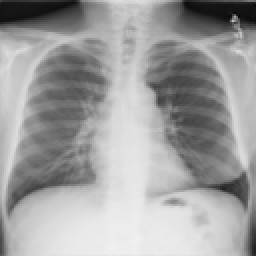
#> input picture Comparisons/Normalized Data/synth/cxr/Emphysema_generated_27.png, 128 x 128 px (shown 2 times larger)
$ python -i combined_lung_segmentation.py   (imports and definitions only)   (older library calls are emulated)
#> lines starting #> are read from the running program, lines starting #| are printed output that depends on the picture; after the words box and inside, x2 and y2 are one past the last pixel; in counts of white or black regions, pixels touching at a corner belong together
#> further down, picture is the input picture: shape (128, 128); min 7, max 241, mean 159.8
import os
import cv2
import numpy as np
from tqdm import tqdm
import matplotlib.pyplot as plt

# -----------------------------
# PATH SETTINGS
# -----------------------------
# Original dataset
BASE_DIR = "data/COVIDQU/Lung Segmentation Data/Test/Non-COVID"
IMG_DIR = os.path.join(BASE_DIR, "images")
MASK_DIR = os.path.join(BASE_DIR, "lung masks")

# Synthetic dataset
SYNTH_BASE_DIR = "data/synth"
SYNTH_FOLDERS = [str(i) for i in range(1, 16)]  # Folders 1-15

OUT_DIR = "combined_lung_segmentation"
# [1 line not run here, left out]

# -----------------------------
# LOAD FILENAMES FROM BOTH DATASETS
# -----------------------------
# Original dataset (5 images)
# [1 line that did not run here, left out]
# [1 line that did not run here, left out]
# [1 line that did not run here, left out]

# Synthetic dataset (10 images from random folders)
synth_img_files = []
synth_img_paths = []

# Collect all synthetic images from all folders
# [7 lines not run here, left out]

# Randomly select 10 synthetic images
import random
# [1 line not run here, left out]
if len(synth_img_files) > 10:
    indices = random.sample(range(len(synth_img_files)), 10)
    synth_img_files = [synth_img_files[i] for i in indices]
    synth_img_paths = [synth_img_paths[i] for i in indices]

# [4 lines not run here, left out]

# [14 lines left out: function apply_edge_detection, not called in this run]

def apply_thresholding(image):
    """Apply thresholding methods"""
    results = {}

    # Otsu thresholding
    _, otsu = cv2.threshold(image, 0, 255, cv2.THRESH_BINARY + cv2.THRESH_OTSU)
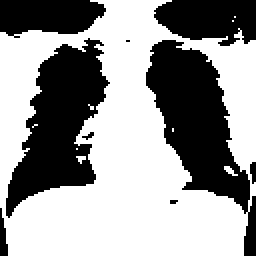
#> otsu: shape (128, 128) (shown 2 times larger); 59.4% white; 9 black regions (3 under 20 px), largest, box (x1, y1, x2, y2) and area: (73, 20, 128, 128) 2472, (3, 19, 55, 109) 2371, (77, 0, 128, 23) 909, (0, 0, 53, 19) 794, (0, 104, 4, 128) 63, (125, 81, 128, 92) 26
    results['otsu'] = otsu

    # Adaptive thresholding
    adaptive = cv2.adaptiveThreshold(
        image, 255, cv2.ADAPTIVE_THRESH_GAUSSIAN_C,
        cv2.THRESH_BINARY, 11, 2
    )
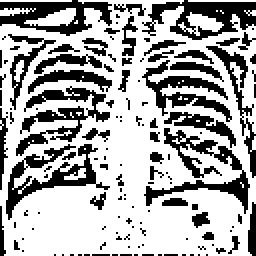
#> adaptive: shape (128, 128) (shown 2 times larger); 66.3% white; 132 black regions (100 under 20 px), largest, box (x1, y1, x2, y2) and area: (72, 64, 125, 107) 577, (71, 0, 128, 20) 560, (8, 43, 55, 78) 538
    results['adaptive'] = adaptive

    # Multi-Otsu thresholding
    try:
        from skimage.filters import threshold_multiotsu
        thresholds = threshold_multiotsu(image, classes=3)
#> thresholds = [103, 170]
        regions = np.digitize(image, bins=thresholds)
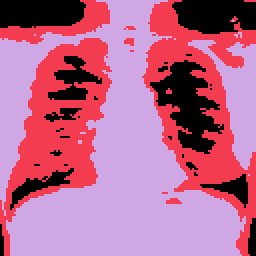
#> regions: shape (128, 128) int64 (shown 2 times larger); 3 distinct labels, from 0 to 2; one colour per label, 0 black
        multi_otsu = (regions == 1).astype(np.uint8) * 255
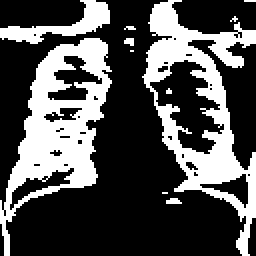
#> multi_otsu: shape (128, 128) (shown 2 times larger); 31.7% white; 11 white regions (8 under 20 px), largest, box (x1, y1, x2, y2) and area: (71, 0, 128, 128) 2385, (0, 19, 56, 128) 2321, (0, 0, 55, 22) 421
        results['multi_otsu'] = multi_otsu
    except ImportError:
        # Fallback: manual multi-thresholding
        _, binary1 = cv2.threshold(image, 50, 255, cv2.THRESH_BINARY)
        _, binary2 = cv2.threshold(image, 150, 255, cv2.THRESH_BINARY)
        multi_otsu = cv2.bitwise_and(binary1, cv2.bitwise_not(binary2))
        results['multi_otsu'] = multi_otsu

    return results

# [227 lines left out: functions post_process_edges, post_process_threshold, combine_edge_methods, combine_threshold_methods, combine_edge_and_threshold, create_comparison_panel and 1 more, not called in this run]

# -----------------------------
# PROCESS BOTH DATASETS
# -----------------------------
# [46 lines not run here, left out]

# [48 lines left out: function process_single_image, not called in this run]

# Move the process_single_image function definition before the main processing loop

# [16 lines not run here, left out]

>>> import cv2
>>> picture = cv2.imread('Comparisons/Normalized Data/synth/cxr/Emphysema_generated_27.png', cv2.IMREAD_GRAYSCALE)
>>> result = apply_thresholding(picture)
#> result = 3 items
